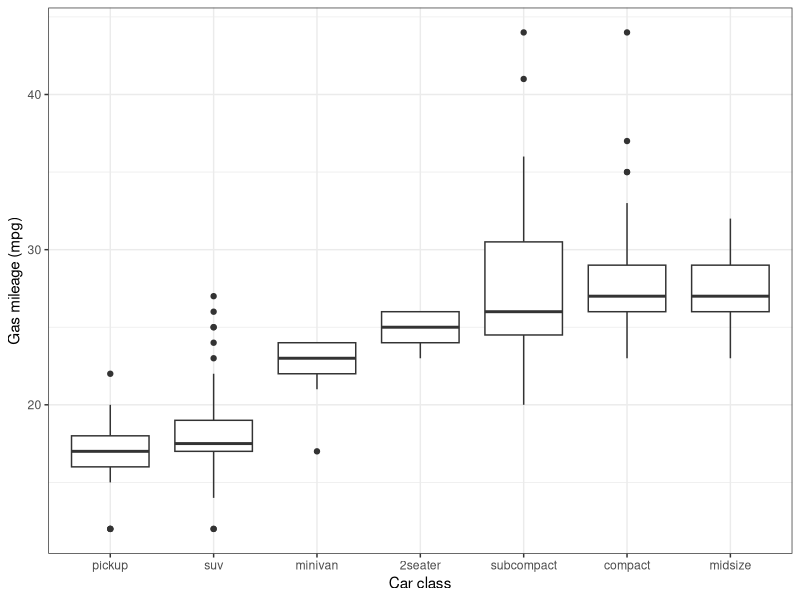

Recreate this plot in R.
## ---- chunk 1
ggplot2::theme_set(ggplot2::theme_bw())
knitr::opts_chunk$set(cache = TRUE)
## ---- chunk 2
library(tidyverse)
mpg |>
  ggplot() +
  geom_boxplot(aes(x = fct_reorder(class, hwy), y = hwy)) +
  labs(x = "Car class", y = "Gas mileage (mpg)") + 
  theme_bw()
